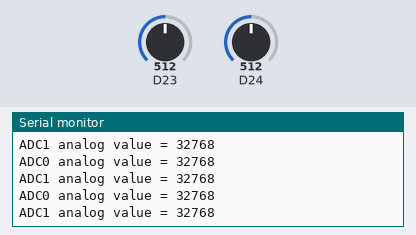
This sketch was run on a simulated Arduino Zero (SAMD21). Shown: the last lines printed to the serial monitor. The test bench sets the inputs (shaded band); at power-on: D23 = 512, D24 = 512 (analog values on the 0–1023 scale).

Above: at 1.2 s.
1.3 s: D23 set to 716
At 1.31 s:
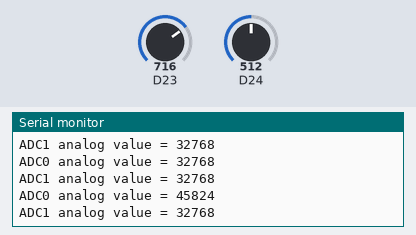
2.8 s: D24 set to 716
At 2.82 s:
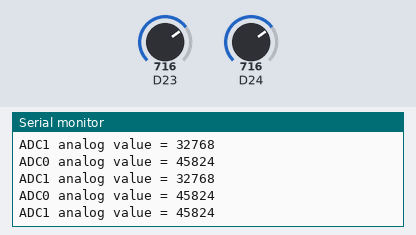
4.3 s: D23 set to 900
At 4.33 s:
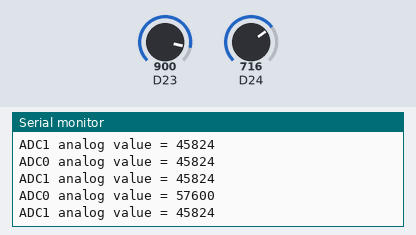
5.8 s: D24 set to 900
At 5.84 s:
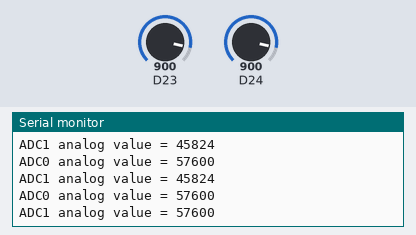
Timing chart, 0 to 8.3 s (numbered marks = the images above; inputs shaded):
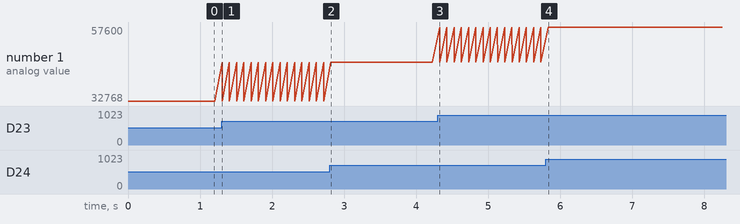

The sketch:

AnalogRead.ino
```cpp
void setup() {
  // initialize serial communication at 115200 bits per second:
  Serial.begin(115200);

  //set the resolution to 12 bits (0-4096)
  analogReadResolution(16);
}

void loop() {
  // read the analog / millivolts value for pin 2:
  int analogValue = analogRead(9);
  //int analogVolts = analogReadMilliVolts(2);

  // print out the values you read:
  Serial.printf("ADC0 analog value = %d\n",analogValue);
  //Serial.printf("ADC millivolts value = %d\n",analogVolts);  // read the analog / millivolts value for pin 2:

  analogValue = analogRead(10);
  //analogVolts = analogReadMilliVolts(2);

  // print out the values you read:
  Serial.printf("ADC1 analog value = %d\n",analogValue);
  //Serial.printf("ADC1 millivolts value = %d\n",analogVolts);

  delay(100);  // delay in between reads for clear read from serial
}
```

Measured:
- after the input at 1.3 s, the serial monitor: prints a new line at once (image 1)
- after the input at 2.8 s, the serial monitor: prints a new line at once (image 2)
- after the input at 4.3 s, the serial monitor: prints a new line at once (image 3)
- after the input at 5.8 s, the serial monitor: prints a new line at once (image 4)
